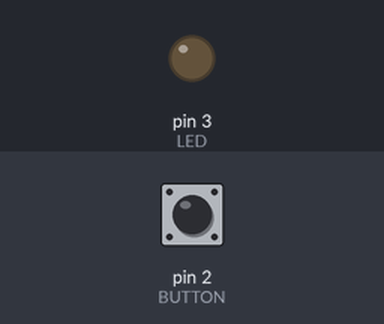
The sketch below on a simulated Arduino Uno, built with avr-gcc and run on an emulated ATmega328P. On the bench: output pins drawn as LEDs (lit = HIGH). The inputs (shaded band) are chosen by the test bench; at power-on: pin 2 (BUTTON) LOW.

Above: at 1.2 s.
1.3 s: pin 2 (BUTTON) pulled HIGH for 0.15 s
At 2.7 s:
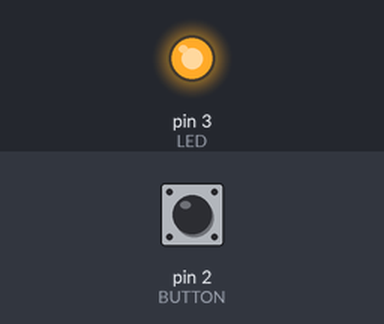
3.0 s: pin 2 (BUTTON) pulled HIGH for 1 s
At 3.8 s:
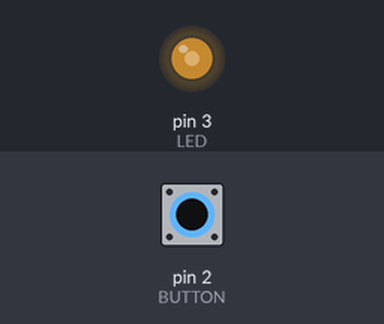
5.5 s: pin 2 (BUTTON) pulled HIGH for 3.2 s
At 9.8 s:
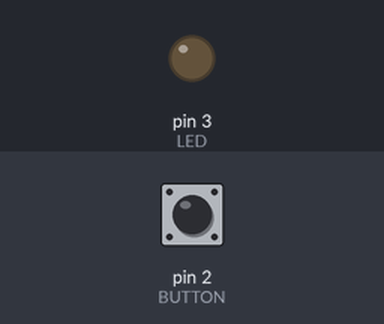
Timing chart, 0 to 11.3 s (numbered marks = the images above; inputs shaded):
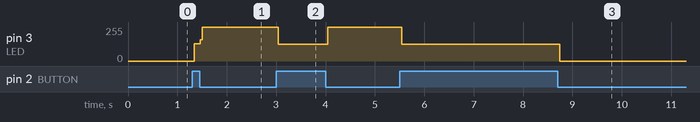

Measured:
- after the input at 1.3 s, pin 3 (LED): 0/255 → 129/255 at once, → 255/255 0.12 s later
- after the input at 3.0 s, pin 3 (LED): 255/255 → 126/255 at once, → 255/255 1.0 s later
- after the input at 5.5 s, pin 3 (LED): 255/255 → 126/255 at once, → 0/255 3.2 s later

The sketch:

ButtonLed2.ino
```cpp
// Esempio 02: accendi il led appena è premuto il pulsante mantenendolo acceso quando si rilascia
// premendo una seconda volta il pulsante spegne il led

#define LED 3                // LED collegato al pin digitale 13
#define BUTTON 2              // pin di input dove è collegato il pulsante
int val = 0;                  // si userà val per conservare lo stato del pin di input
int stato = 0;                // ricorda lo stato in cui si trova il led, stato = 0 led spento, stato = 1 led acceso

void setup() {
  pinMode(LED, OUTPUT);       // imposta il pin digitale come output
  pinMode(BUTTON, INPUT);     // imposta il pin digitale come input
}

void loop() {
  val = digitalRead(BUTTON);  // legge il valore dell'input e lo conserva

  // controlla che l'input sia HIGH (pulsante premuto)
  // e cambia lo stato del led
  if (val == HIGH) {
    stato = 1 - stato;
  }

  if (stato == 1) {
    digitalWrite(LED, HIGH);   // accende il led
  }
  else {
    digitalWrite(LED, LOW);    //spegne il led
  }
}
```
